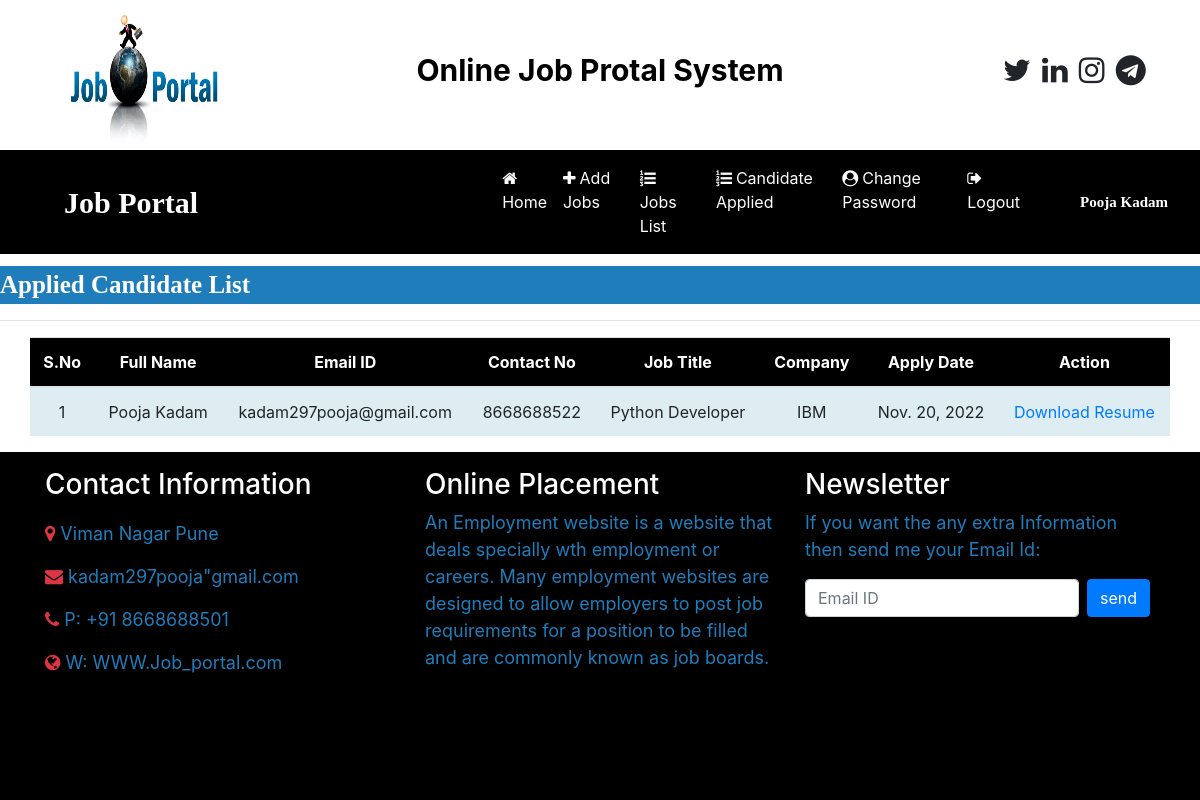
The app's page /applied_candidate/ (signed in) with its own data.
### job/models.py (models this page shows, shortened)
class Apply(models.Model):
    job = models.ForeignKey(Job, on_delete=models.CASCADE)
    student = models.ForeignKey(StudentUser, on_delete=models.CASCADE)
    resume = models.FileField(null=True)
    applydate = models.DateField()

class StudentUser(models.Model):
    user = models.ForeignKey(User, on_delete=models.CASCADE)
    moblie = models.CharField(max_length=15,null=True)
    email = models.EmailField(max_length=100,null=True)
    image = models.FileField(null=True)
    gender = models.CharField(max_length=10,null=True)
    type = models.CharField(max_length=15,null=True)

class Job(models.Model):
    recruiter = models.ForeignKey(Recuiter, on_delete=models.CASCADE)
    start_date = models.DateField()
    end_date = models.DateField()
    title = models.CharField(max_length=100)
    salary = models.FloatField(max_length=20)
    image = models.FileField()
    description = models.CharField(max_length=300)
    experience = models.CharField(max_length=50)
    location = models.CharField(max_length=100)
    skill = models.CharField(max_length=100)
    creationdate = models.DateField()

class Recuiter(models.Model):
    user = models.ForeignKey(User, on_delete=models.CASCADE)
    name = models.CharField(max_length=200)
    moblie = models.CharField(max_length=15,null=True)
    email = models.EmailField(max_length=100,null=True)
    image = models.FileField(null=True)
    gender = models.CharField(max_length=10,null=True)
    company = models.CharField(max_length=100,null=True)
    type = models.CharField(max_length=15,null=True)
    status = models.CharField(max_length=20,null=True)

### job/views.py (the view)
# urls.py: path('applied_candidate/', views.applied_candidate, name='applied_candidate'),
def applied_candidate(request):
    if not request.user.is_authenticated:
        return redirect('recruiter_login')
    data = Apply.objects.all()
    d = {'data':data}
    return render(request,'applied_candidate.html',d)

### job/templates/applied_candidate.html (shortened to what this page needs)
{% load static %}
{% block body %}
{% include 'recruiter_navigation.html' %}
<marquee style = "font-family: 'Monotype Corsiva'; font-size: 25px; color: white; background-color: rgb(31, 125, 187); margin-top: 1%; font-weight: bold">Applied Candidate List</marquee>
<hr>
<table class="table table-hover container" id="example">
    <thead>
        <tr style="background-color: black" class="text-white">
            <th>S.No</th>
            <th>Full Name</th>
            <th>Email ID</th>
            <th>Contact No</th>
            <th>Job Title</th>
            <th>Company</th>
            <th>Apply Date</th>
            <th>Action</th>
        </tr>
    </thead>
    <tbody>
    {% for i in data %}
        <tr style="background-color: rgb(222, 237, 241)">
            <td>{{forloop.counter}}</td>
            <td>{{i.student.user.first_name}} {{i.student.user.last_name}}</td>
            <td>{{i.student.user.username}}</td>
            <td>{{i.student.moblie}}</td>
            <td>{{i.job.title}}</td>
            <td>{{i.job.recruiter.company}}</td>
            <td>{{i.applydate}}</td>
            <td><a href="{{i.resume.url}}">Download Resume</a></td>
        </tr>
    {% endfor %}
    </tbody>
</table>
{% include 'footer.html' %}
{% endblock %}

### job/templates/recruiter_navigation.html (shortened to what this page needs)
<!DOCTYPE html>
<html lang="en">
<head>
    <link rel="stylesheet" href="https://cdn.jsdelivr.net/npm/bootstrap@4.6.1/dist/css/bootstrap.min.css">
    <link rel="stylesheet" href="https://cdnjs.cloudflare.com/ajax/libs/font-awesome/4.7.0/css/font-awesome.min.css">
    {% load static %}
</head>
<body>
<div class="container">
    <div class="row">
        <div class="col-sm-3">
            <img src="{% static 'images/job-portal.png' %}" style="width:180px; height:150px">
        </div>
        <div class="col-sm-6 mt-5 text-center">
            <span style="font-weight : bold ; font-size: 30px">
                <span style="color: black "> Online Job </span>
                <span style="color: black "> Protal System </span>
            </span>
        </div>
        <div class="col-sm-3 mt-5" style="padding-left:10%">
            <span style="font-weight:bold; font-size: 30px">
                <span><i class="fa fa-twitter pl-1"></i></span>
                <span><i class="fa fa-linkedin pl-1"></i></span>
                <span><i class="fa fa-instagram pl-1"></i></span>
                <span><i class="fa fa-telegram pl-1"></i></span>
            </span>
        </div>
    </div>
</div>
<nav class="navbar navbar-expand-sm" style="background-color:black ">
    <a class="navbar-brand text-white pl-5 font-weight-bold" style="font-family:'Monotype Corsiva'; font-size:30px">Job Portal</a>
    <ul class="navbar-nav">
        <li class="nav-item">
            <a class="nav-link text-white" href="{% url 'recruiter_home' %}" style="margin-left:280px "><i class="fa fa-home mr-1"></i>Home</a>
        </li>
        <li class="nav-item">
            <a class="nav-link text-white" href="{% url 'add_job' %}" style="margin-right:4px "><i class="fa fa-plus mr-1"></i>Add Jobs</a>
        </li>
        <li class="nav-item">
            <a class="nav-link text-white" href="{% url 'job_list' %}" style="margin-right:4px "><i class="fa fa-list-ol mr-1"></i>Jobs List</a>
        </li>
        <li class="nav-item">
            <a class="nav-link text-white" href="{% url 'applied_candidate' %}" style="margin-right:4px "><i class="fa fa-list-ol mr-1"></i>Candidate Applied</a>
        </li>
        <li class="nav-item">
            <a class="nav-link text-white" href="{% url 'Change_passwordrecruiter' %}" style="margin-right:4px "><i class="fa fa-user-circle mr-1"></i>Change Password</a>
        </li>
        <li class="nav-item">
            <a class="nav-link text-white" href="{% url 'Logout' %}" style="margin-right:4px "><i class="fa fa-sign-out mr-1"></i>Logout</a>
        </li>
    </ul>
    <a class="navbar-brand text-white pl-5 font-weight-bold" style="font-family:'Monotype Corsiva'; font-size:15px">{{request.user.first_name}} {{request.user.last_name}} </a>
</nav>
</body>
</html>

### job/templates/applied_candidate.html (style rules this page uses)
tr { text-align: center; }

### records on screen
Apply: student.user.first_name "Pooja", student.user.last_name "Kadam", student.user.username "kadam297pooja@gmail.com", student.moblie "8668688522", job "Python Developer", job.recruiter.company "IBM", applydate "Nov. 20, 2022"

### other values on screen
{{ request.user.first_name }} "Pooja"
{{ request.user.last_name }} "Kadam"
